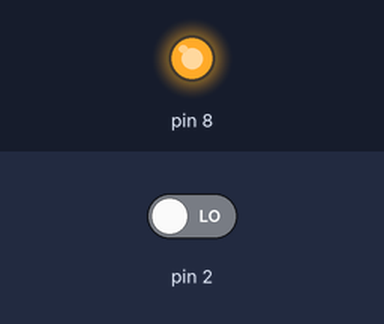
Simulated run of this sketch. Board: Arduino Uno, built with avr-gcc and run on an emulated ATmega328P. Parts: output pins drawn as LEDs (lit = HIGH). Inputs (shaded band) come from the test bench; at power-on: pin 2 LOW.

Above: at 0.1 s.
Timing chart, 0 to 1.6 s (numbered marks = the images above):
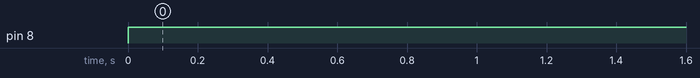

The sketch:

buton.ino
```cpp
int ledDurum = 0; //ilk başta led yanmasın
void setup() {
  // put your setup code here, to run once:
   pinMode(2,INPUT);
   pinMode(8,OUTPUT);
   Serial.begin(9600);
}

void loop() {
  // put your main code here, to run repeatedly:
  int deger = digitalRead(2);
  if(deger==1)//butona basıldı
  delay(300);
  {
    if(ledDurum==0)
    {
      digitalWrite(8,1);
      ledDurum==1;
    }
    else
    {
      digitalWrite(8,0);
      ledDurum==0;
    }
    delay(300);
  }


  // Serial.println(deger);}
  // digitalWrite(8,deger); //digitalWrite(8, digitalread(2))
  // delay(2000);


}
```

Measured:
- by itself, pin 8: LOW → HIGH at 0.00 s
